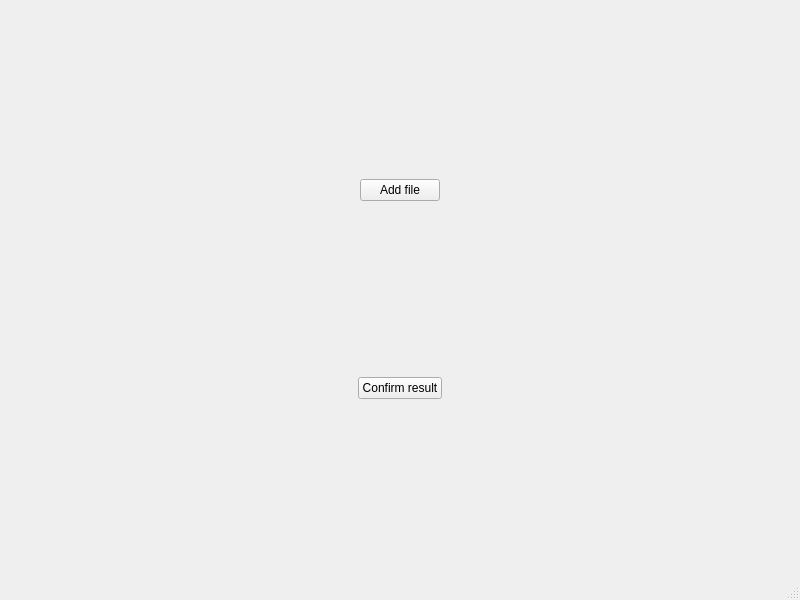
<?xml version="1.0" encoding="UTF-8"?>
<ui version="4.0">
 <class>MainWindow</class>
 <widget class="QMainWindow" name="MainWindow">
  <property name="geometry">
   <rect>
    <x>0</x>
    <y>0</y>
    <width>800</width>
    <height>600</height>
   </rect>
  </property>
  <property name="windowTitle">
   <string>MainWindow</string>
  </property>
  <widget class="QWidget" name="centralwidget">
   <layout class="QVBoxLayout" name="verticalLayout">
    <item>
     <layout class="QHBoxLayout" name="horizontalLayout">
      <item>
       <spacer name="horizontalSpacer_3">
        <property name="orientation">
         <enum>Qt::Horizontal</enum>
        </property>
        <property name="sizeHint" stdset="0">
         <size>
          <width>40</width>
          <height>20</height>
         </size>
        </property>
       </spacer>
      </item>
      <item>
       <widget class="QPushButton" name="pushButton">
        <property name="text">
         <string>Add file</string>
        </property>
       </widget>
      </item>
      <item>
       <spacer name="horizontalSpacer">
        <property name="orientation">
         <enum>Qt::Horizontal</enum>
        </property>
        <property name="sizeHint" stdset="0">
         <size>
          <width>40</width>
          <height>20</height>
         </size>
        </property>
       </spacer>
      </item>
     </layout>
    </item>
    <item>
     <layout class="QHBoxLayout" name="horizontalLayout_2">
      <item>
       <spacer name="horizontalSpacer_5">
        <property name="orientation">
         <enum>Qt::Horizontal</enum>
        </property>
        <property name="sizeHint" stdset="0">
         <size>
          <width>40</width>
          <height>20</height>
         </size>
        </property>
       </spacer>
      </item>
      <item>
       <widget class="QPushButton" name="pushButton_2">
        <property name="text">
         <string>Confirm result</string>
        </property>
       </widget>
      </item>
      <item>
       <spacer name="horizontalSpacer_2">
        <property name="orientation">
         <enum>Qt::Horizontal</enum>
        </property>
        <property name="sizeHint" stdset="0">
         <size>
          <width>40</width>
          <height>20</height>
         </size>
        </property>
       </spacer>
      </item>
     </layout>
    </item>
   </layout>
  </widget>
  <widget class="QMenuBar" name="menubar">
   <property name="geometry">
    <rect>
     <x>0</x>
     <y>0</y>
     <width>800</width>
     <height>18</height>
    </rect>
   </property>
  </widget>
  <widget class="QStatusBar" name="statusbar"/>
 </widget>
 <resources/>
 <connections/>
</ui>
